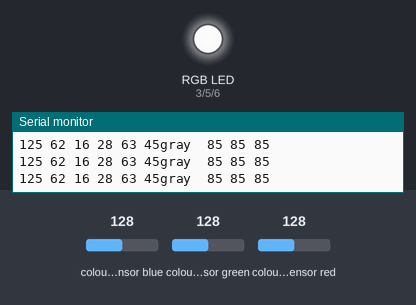
The sketch below on a simulated Arduino Uno, built with avr-gcc and run on an emulated ATmega328P. Parts: an RGB LED mixed from three pins (HIGH = lit), the last lines printed to the serial monitor. The inputs (shaded band) are chosen by the test bench; at power-on: colour sensor blue 128, colour sensor green 128, colour sensor red 128.

Above: at 1.2 s.
1.3 s: colour sensor blue set to 5
At 2.5 s:
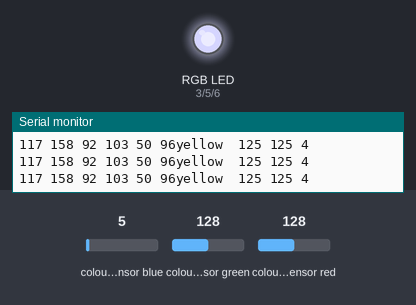
3.2 s: colour sensor green set to 5
At 4.4 s:
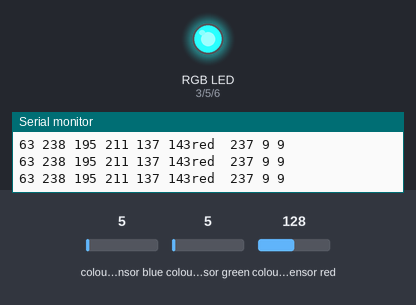
4.7 s: colour sensor red set to 64
At 5.3 s:
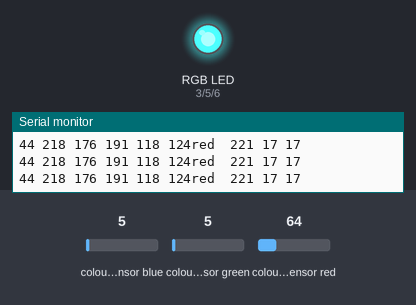
6.2 s: colour sensor blue set to 128
At 6.8 s:
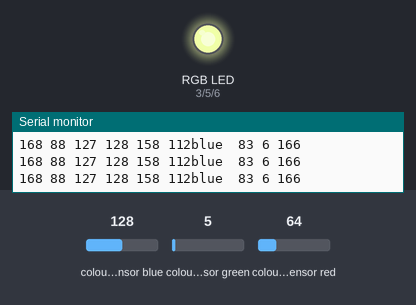
7.7 s: colour sensor red set to 191
At 8.9 s:
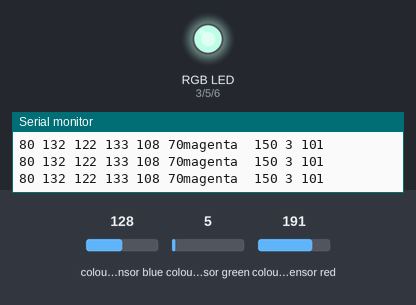
9.2 s: colour sensor red set to 5
At 9.9 s:
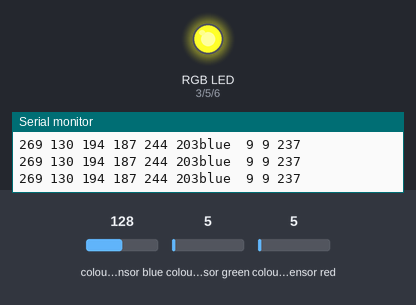
Timing chart, 0 to 11.7 s (numbered marks = the images above; inputs shaded):
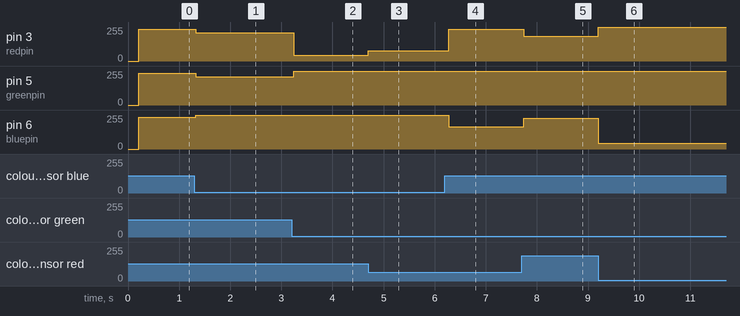

The sketch:

ColorSensorCode.ino
```cpp
#include <Wire.h>
#include "Adafruit_TCS34725.h"
// Pick analog outputs, for the UNO these three work well
// use ~560  ohm resistor between Red & Blue, ~1K for green (its brighter)
#define redpin 3
#define greenpin 5
#define bluepin 6
int  myred[3] =    {195, 40, 45};
int  mygreen[3] =  {79, 100, 80};
int  myblue[3] =   {47, 80, 134};
int yellow[3] =    {130,90,40};
int cyan[3] =      {65,105,86};
int magenta[3] =   {125,65,80};
int gray[3] =      {85,94,83};
int black[3] =     {110,87,72};
int white[3] =     {91,91,75};

//************************
// for a common anode LED, connect the common pin to +5V
// for common cathode, connect the common to ground
// set to false if using a common cathode LED
#define commonAnode true
// our RGB -> eye-recognized gamma color
byte gammatable[256];
Adafruit_TCS34725 tcs = Adafruit_TCS34725(TCS34725_INTEGRATIONTIME_50MS, TCS34725_GAIN_4X);
void setup() {
  //colorSetup();
  Serial.begin(9600);
  Serial.println("Color View Test!");
  if (tcs.begin()) {
    Serial.println("Found sensor");
  } else {
    Serial.println("No TCS34725 found ... check your connections");
    while (1); // halt!
  }

  // use these three pins to drive an LED
  pinMode(redpin, OUTPUT);
  pinMode(greenpin, OUTPUT);
  pinMode(bluepin, OUTPUT);

  // thanks PhilB for this gamma table!
  // it helps convert RGB colors to what humans see
  for (int i=0; i<256; i++) {
    float x = i;
    x /= 255;
    x = pow(x, 2.5);
    x *= 255;

    if (commonAnode) {
      gammatable[i] = 255 - x;
    } else {
      gammatable[i] = x;
    }
    //Serial.println(gammatable[i]);


  }

}
void loop() {
  uint16_t clear, red, green, blue;
  tcs.setInterrupt(false);      // turn on LED
  delay(60);  // takes 50ms to read

  tcs.getRawData(&red, &green, &blue, &clear);
  tcs.setInterrupt(true);  // turn off LED

  /*Serial.print("C:\t"); Serial.print(clear);
  Serial.print("\tR:\t"); Serial.print(red);
  Serial.print("\tG:\t"); Serial.print(green);
  Serial.print("\tB:\t"); Serial.print(blue);
*/
  // Figure out some basic hex code for visualization
  uint32_t sum = clear;
  float r, g, b;
  r = red; r /= sum;
  g = green; g /= sum;
  b = blue; b /= sum;
  r *= 256; g *= 256; b *= 256;
  Serial.print("\t");
  //Serial.print((int)r, HEX); Serial.print((int)g, HEX); Serial.print((int)b, HEX); Serial.print("\t");
  Serial.print((int)r ); Serial.print(" "); Serial.print((int)g);Serial.print(" ");  Serial.println((int)b );
  Serial.println();

 //Serial.print("Calibrated color:   ");Serial.print(redF);Serial.print("\t");Serial.print(blackF);Serial.print("\t");Serial.print(greenF);Serial.print("\t");Serial.print(whiteF);
 //Serial.print("\t");Serial.print(blueF); Serial.print("\t");Serial.print(grayF);Serial.print("\t");Serial.print(magentaF);Serial.print("\t");Serial.print(cyanF);Serial.print("\n");
 //float input = calDisColor(r,g,b);
 //Serial.print("Input ");Serial.print(input);Serial.print("\n");
 //Serial.print((int)r ); Serial.print(" "); Serial.print((int)g);Serial.print(" ");  Serial.println((int)b );
  analogWrite(redpin, gammatable[(int)r]);
  analogWrite(greenpin, gammatable[(int)g]);
  analogWrite(bluepin, gammatable[(int)b]);


long minOfAll = 1000;
String minString;

long distBlue = calDisColorBlue(r, g, b);
if(minOfAll > distBlue){
 minOfAll = distBlue;
 minString = "blue";
}
long distRed = calDisColorRed(r, g, b);
if(minOfAll > distRed){
  minOfAll = distRed;
  minString = "red";
}

long distGreen = calDisColorGreen(r, g, b);
if(minOfAll > distGreen){
 minOfAll = distGreen;
 minString = "green";
}
long distCyan = calDisColorCyan(r, g, b);
if(minOfAll > distCyan){
 minOfAll = distCyan;
 minString = "cyan";
}
long distYellow = calDisColorYellow(r, g, b);
if(minOfAll > distYellow){
 minOfAll = distYellow;
 minString = "yellow";
}
long distMagenta = calDisColorMagenta(r, g, b);
if(minOfAll > distMagenta){
 minOfAll = distMagenta;
 minString = "magenta";
}
long distGray = calDisColorGray(r, g, b);
if(minOfAll > distGray){
 minOfAll = distGray;
 minString = "gray";
}
long distBlack = calDisColorBlack(r, g, b);
if(minOfAll > distBlack){
 minOfAll = distBlack;
 minString = "black";
}

long distWhite = calDisColorWhite(r, g, b);
if(minOfAll > distWhite){
 minOfAll = distWhite;
 minString = "white";
}

Serial.print(distRed);
Serial.print(" ");
Serial.print(distBlue);
Serial.print(" ");
Serial.print(distGreen);
Serial.print(" ");
Serial.print(distCyan);
Serial.print(" ");
Serial.print(distYellow);
Serial.print(" ");
Serial.print(distMagenta);

Serial.print(minString);//print the minString of all
}
//calculate the distance of the color based on calibrated color
long calDisColorRed(int cR, int cG, int cB){
  //cR - myred.red
  long d1 = (cR - myred[0]);
  d1 = d1 * d1;
  //cG - myred.green
  long d2 = (cG - myred[1]);
  d2 = d2 * d2;
   //cB - myred.blue
  long d3 = (cB - myred[2]);
  d3 = d3* d3;
  return sqrt(d1+d2+d3);
}
long calDisColorBlue(int cR, int cG, int cB){
  //cR - myblue.red
  long d1 = cR - myblue[0];
  d1 = d1 * d1;
  //cG - myblue.green
  long d2 = cG - myblue[1];
  d2 = d2 * d2;
   //cB - myblue.blue
  long d3 = cB - myblue[2];
  d3 = d3* d3;
  return sqrt(d1+d2+d3);
}
long calDisColorGreen(int cR, int cG, int cB){
  //cR - mygreen.red
  long d1 = cR - mygreen[0];
  d1 = d1 * d1;
  //cG - mygreen.green
  long d2 = cG - mygreen[1];
  d2 = d2 * d2;
   //cB - mygreen.blue
  long d3 = cB - mygreen[2];
  d3 = d3* d3;
  return sqrt(d1+d2+d3);
}
long calDisColorYellow(int cR, int cG, int cB){
  //cR - yellow.red
  long d1 = cR - yellow[0];
  d1 = d1 * d1;
  //cG - yellow.green
  long d2 = cG - yellow[1];
  d2 = d2 * d2;
   //cB - yellow.blue
  long d3 = cB - yellow[2];
  d3 = d3* d3;
  return sqrt(d1+d2+d3);
}
long calDisColorCyan(int cR, int cG, int cB){
  //cR - cyan.red
  long d1 = cR - cyan[0];
  d1 = d1 * d1;
  //cG - cyan.green
  long d2 = cG - cyan[1];
  d2 = d2 * d2;
   //cB - cyan.blue
  long d3 = cB - cyan[2];
  d3 = d3* d3;
  return sqrt(d1+d2+d3);
}
long calDisColorMagenta(int cR, int cG, int cB){
  //cR - magenta.red
  long d1 = cR - magenta[0];
  d1 = d1 * d1;
  //cG - myred.green
  long d2 = cG - magenta[1];
  d2 = d2 * d2;
   //cB - myred.blue
  long d3 = cB - magenta[2];
  d3 = d3* d3;
  return sqrt(d1+d2+d3);
}
long calDisColorGray(int cR, int cG, int cB){
  //cR - magenta.red
  long d1 = cR - gray[0];
  d1 = d1 * d1;
  //cG - myred.green
  long d2 = cG - gray[1];
  d2 = d2 * d2;
   //cB - myred.blue
  long d3 = cB - gray[2];
  d3 = d3* d3;
  return sqrt(d1+d2+d3);
}

long calDisColorBlack(int cR, int cG, int cB){
  //cR - black.red
  long d1 = cR - black[0];
  d1 = d1 * d1;
  //cG - myred.green
  long d2 = cG - black[1];
  d2 = d2 * d2;
   //cB - myred.blue
  long d3 = cB - black[2];
  d3 = d3* d3;
  return sqrt(d1+d2+d3);
}
long calDisColorWhite(int cR, int cG, int cB){
  //cR - black.red
  long d1 = cR - white[0];
  d1 = d1 * d1;
  //cG - myred.green
  long d2 = cG - white[1];
  d2 = d2 * d2;
   //cB - myred.blue
  long d3 = cB - white[2];
  d3 = d3* d3;
  return sqrt(d1+d2+d3);
}
```

Measured:
- after the input at 1.3 s, pin 3 (redpin), pin 5 (greenpin): 238/255 → 212/255 at once; pin 6 (bluepin): 238/255 → 254/255 at once
- after the input at 3.2 s, pin 3 (redpin): 212/255 → 42/255 at once; pin 5 (greenpin): 212/255 → 254/255 at once
- after the input at 4.7 s, pin 3 (redpin): 42/255 → 76/255 at once
- after the input at 6.2 s, pin 3 (redpin): 76/255 → 239/255 after 0.08 s; pin 6 (bluepin): 254/255 → 167/255 after 0.08 s
- after the input at 7.7 s, pin 3 (redpin): 239/255 → 187/255 at once; pin 6 (bluepin): 167/255 → 229/255 at once
- after the input at 9.2 s, pin 3 (redpin): 187/255 → 254/255 at once; pin 6 (bluepin): 229/255 → 42/255 at once
